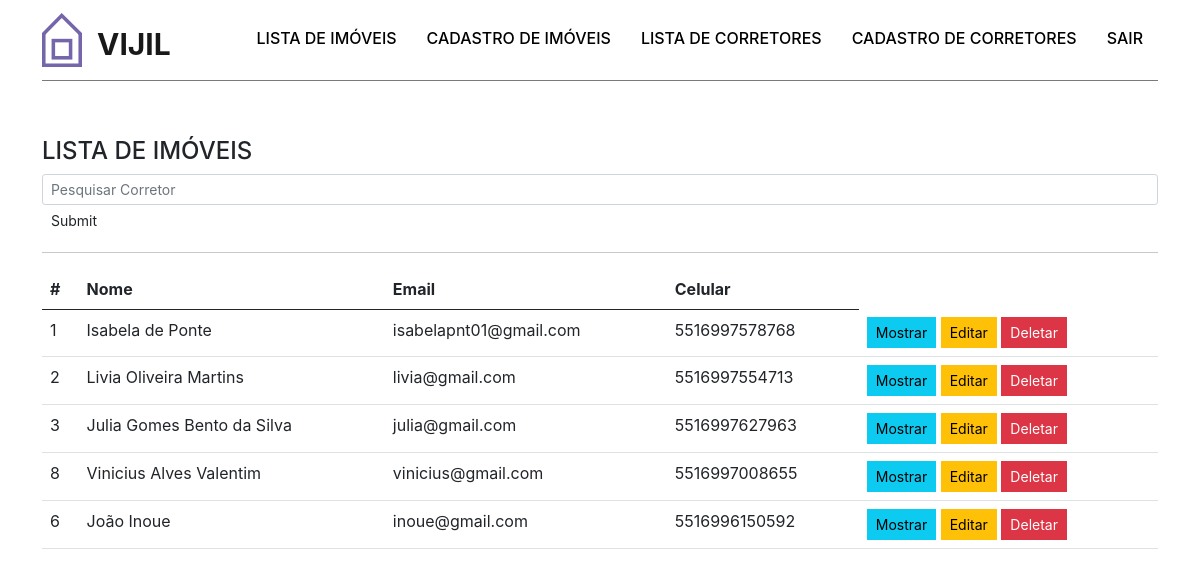
Page /pesquisa_cor.php (signed in) on the committed database.
### tables this page shows
CREATE TABLE IF NOT EXISTS `corretor` (
  `cod_corretor` int(11) NOT NULL AUTO_INCREMENT,
  `nome` varchar(50) NOT NULL,
  `email` varchar(50) NOT NULL,
  `senha` varchar(15) NOT NULL,
  `celular` varchar(30) NOT NULL,
  `img_corretor` varchar(50) NOT NULL,
  PRIMARY KEY (`cod_corretor`)
);

### pesquisa_cor.php (the view, shortened to what this page needs)
<!DOCTYPE html>
<html lang="pt-br">
<head>
    <link rel="stylesheet" href="css/main.css">
    <link rel="stylesheet" href="https://cdn.jsdelivr.net/npm/bootstrap-icons@1.6.0/font/bootstrap-icons.css">
    <link rel="stylesheet" href="css/styles.css" />
</head>
<body>
    <div id="header">
        <div class="container">
            <nav class="navbar navbar-expand-lg navbar-light ">
                <a href="#" class="navbar-brand">
                    <img src="img/viiji.svg" alt="VIJIL">
                    <span>VIJIL</span>
                </a>
                <div class="collapse navbar-collapse justify-content-md-end" id="navbarNav">
                    <ul class="navbar-nav">
                        <li class="nav-item">
                            <a class="nav-link active" aria-current="page" href="listar_produto.php">Lista de Imóveis</a>
                        </li>
                        <li class="nav-item">
                            <a class="nav-link " href="cadastro_produtos.php">Cadastro de Imóveis</a>
                        </li>
                        <li class="nav-item">
                            <a class="nav-link" href="listar_corretor.php">Lista de Corretores</a>
                        </li>
                        <li class="nav-item">
                            <a class="nav-link" href="cadastro_corretores.php">Cadastro de Corretores</a>
                        </li>
                        <li class="nav-item">
                            <a class="nav-link" href="destruirSessao.php">Sair</a>
                        </li>
                    </ul>
                </div>
            </nav>
        </div>
    </div>
    <div class="container">
        <div class="container-principal-produtos">
        <h4 class="page-header">LISTA DE IMÓVEIS</h4>
                <form class="form-inline" action="pesquisa_cor.php" method="POST">
                    <input type="text" class="form-control form-control-sm col-md-10 col-sm-10" name="c_pesquisa" placeholder="Pesquisar Corretor" required="">
                    <input class="btn btn-sm" type="submit" name="btn_pesquisa">
                </form>
                <hr>
                <div class="table-responsive">
                    <table class="table table-hover">
                        <thead>
                            <th>#</th>
                            <th>Nome</th>
                            <th>Email</th>
                            <th>Celular</th>
                        </thead>
                        <tbody>
                        <?php
                            include("conexao.php");
                            $search=$_POST['c_pesquisa'];
                            mysqli_select_db($conexao, "bd_imobiliaria");
                            $sql="SELECT * FROM corretor WHERE nome like '%".$search."%'";
                            $resultado=mysqli_query($conexao, $sql);
                            while ($linha = mysqli_fetch_array($resultado)) {
                                echo "<tr>";
                                    echo '<td>'.$linha['cod_corretor'].'</td>';
                                    echo '<td>'.$linha['nome'].'</td>';
                                    echo '<td>'.$linha['email'].'</td>';
                                    echo '<td>'.$linha['celular'].'</td>';
                                    echo "<td><button type='button' class='btn btn-sm btn-info'  data-toggle='modal' data-target='#myModal$linha[cod_corretor]'>Mostrar</button>
                                    <button type='button' class='btn btn-sm btn-warning' data-toggle='modal' data-target='#editar$linha[cod_corretor]'>Editar</button>
                                    <button type='button' class='btn btn-sm btn-danger' data-toggle='modal' data-target='#apagar$linha[cod_corretor]'>Deletar</button>
                                    </td>
                                    ";
                                echo "</tr>";
                        ?>
                        <?php
                            }
                        ?>
                    </tbody>
                    </table>
                </div>
        </div>
    </div>
</body>
</html>

### css/styles.css (style rules this page uses)
.navbar { border-bottom: 1px solid #7a7a7a; }
.navbar-expand-lg { display: flex; }
.navbar-brand { display: flex; }
.navbar-brand span { font-weight: 650; font-size: 1.5em; margin-left: 0.5em; margin-top: 0.3em; }
.navbar-expand-lg img { width: 40px; }
.btn { border-radius: 0; }
.container-principal-produtos { align-self:center; width: 100%; height: 40%; margin-top:5%; }

### css/config.css (style rules this page uses)
:root { --primary: #fc5185; --secondary: #364f5b; --primary_two: #ff9dba; }

### css/custom.css (style rules this page uses)
body, html { font-family: -apple-system, BlinkMacSystemFont, 'Segoe UI', Roboto, Oxygen, Ubuntu, Cantarell, 'Open Sans', 'Helvetica Neue', sans-serif; }
#header { width: 100%; background-color: transparent; transition: ease-out 0.2s; }
#header .navbar-collapse { width: auto; }
#header .nav-link { text-transform: uppercase; font-weight: 500; padding-left: 0; padding-right: 0; margin-left: 15px; margin-right: 15px; color: #000; border-bottom: solid 4px transparent; }

### css/responsive.css (style rules this page uses)
@media (min-width: 992px) { #header .nav-link { margin-left: 15px; margin-right: 15px; } }

### rows in the picture
corretor: cod_corretor "1", nome "Isabela de Ponte", email "isabelapnt01@gmail.com", celular "5516997578768"
corretor: cod_corretor "2", nome "Livia Oliveira Martins", email "livia@gmail.com", celular "5516997554713"
corretor: cod_corretor "3", nome "Julia Gomes Bento da Silva", email "julia@gmail.com", celular "5516997627963"
corretor: cod_corretor "8", nome "Vinicius Alves Valentim", email "vinicius@gmail.com", celular "5516997008655"
corretor: cod_corretor "6", nome "João Inoue", email "inoue@gmail.com", celular "5516996150592"
